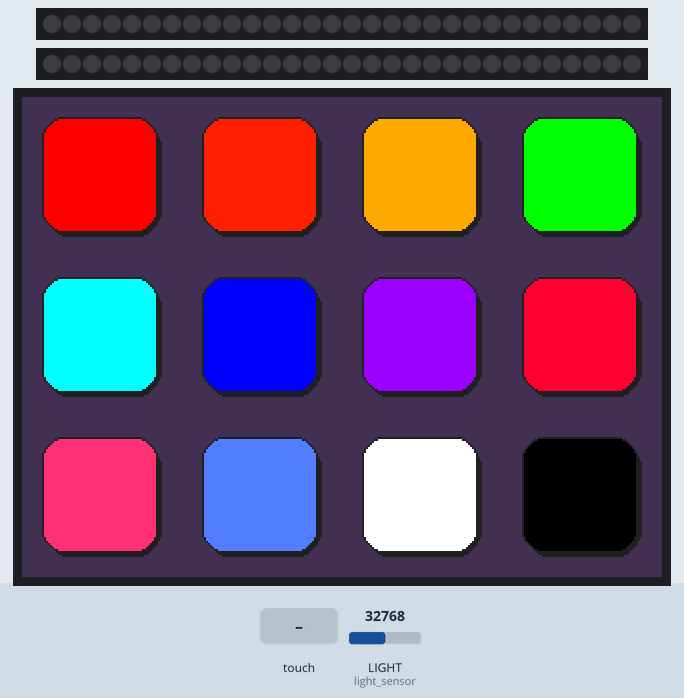
Recording of a program running on a simulated Adafruit PyPortal running CircuitPython. Shown: 2 × 30 RGB LEDs in strip order, left to right, 320×240 colour display. The inputs (shaded band) are chosen by the test bench; at power-on: LIGHT (light_sensor) = 32768 (analog values on the 0–65535 scale). Dim RGB values are drawn brighter than linear; what the program prints to the serial console is not drawn.

Above: at 1.2 s.
1.3 s: touch panel pressed at 13 % / 10 % of its raw x / y range
At 1.9 s:
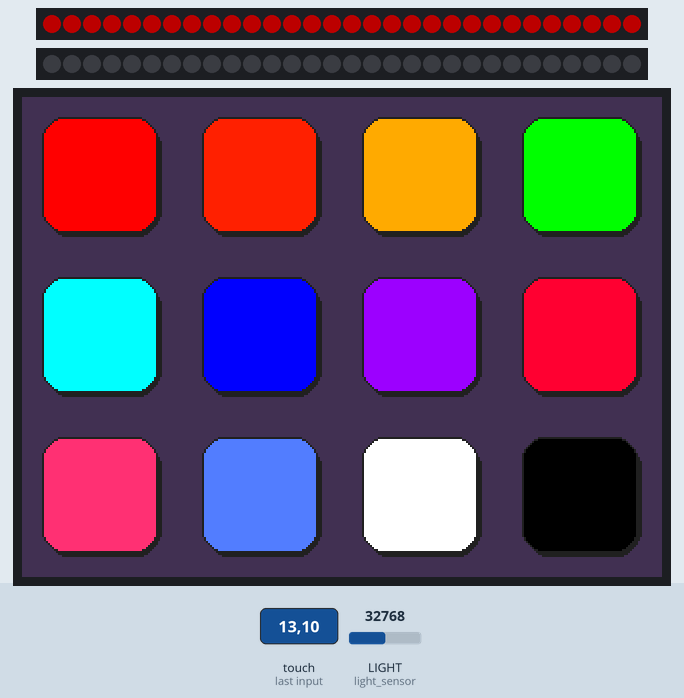
2.8 s: touch panel pressed at 62 % / 10 % of its raw x / y range
At 3.9 s:
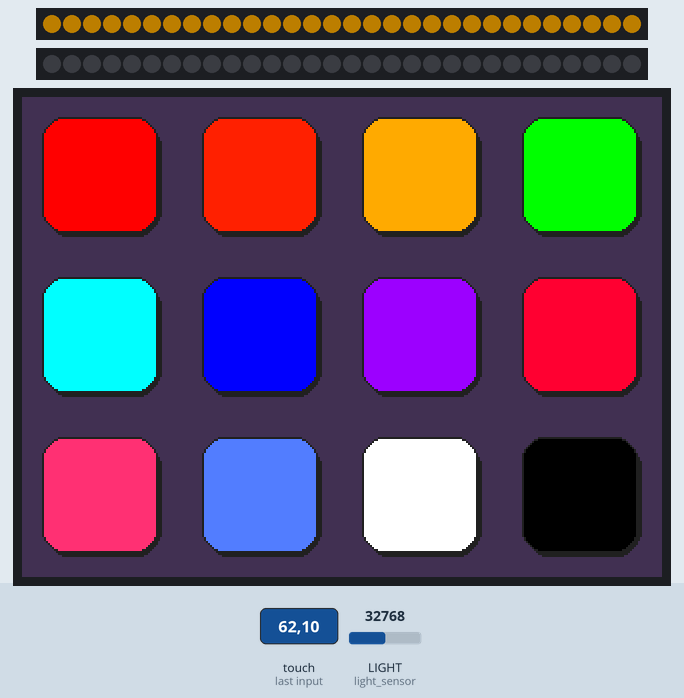
4.3 s: touch panel pressed at 87 % / 10 % of its raw x / y range
At 4.6 s:
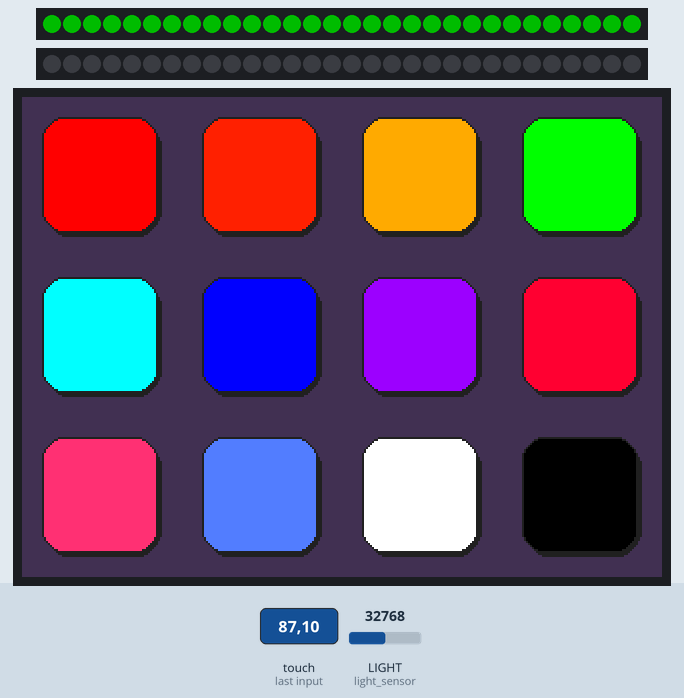
5.8 s: touch panel pressed at 13 % / 50 % of its raw x / y range
At 6.6 s:
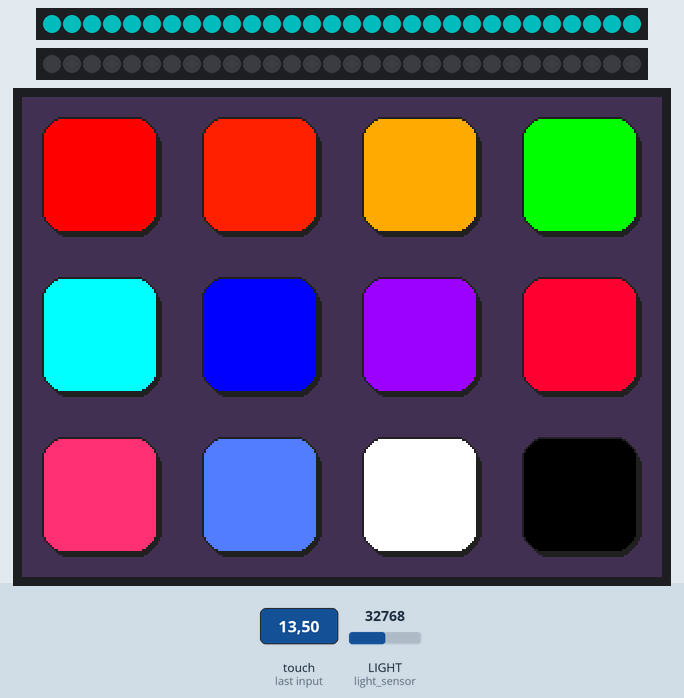
7.3 s: touch panel pressed at 38 % / 50 % of its raw x / y range
At 8.0 s:
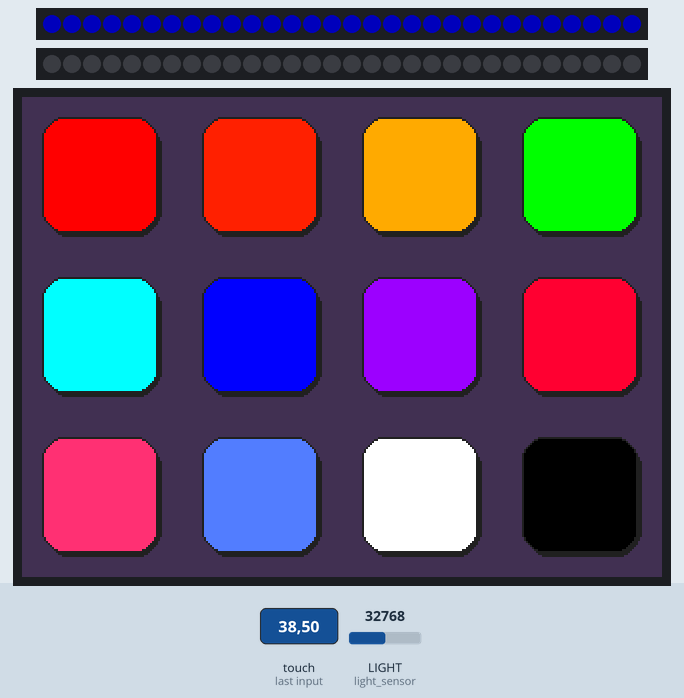
8.8 s: touch panel pressed at 62 % / 50 % of its raw x / y range
At 9.9 s:
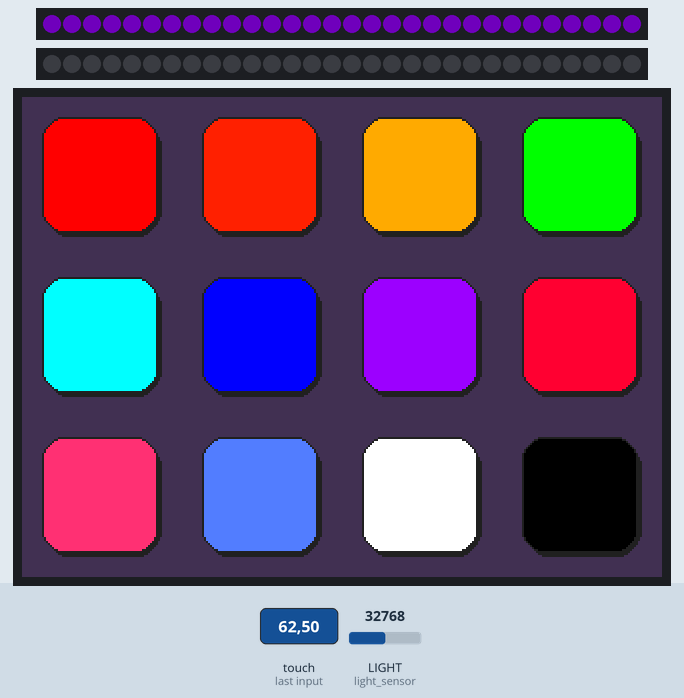
Timing chart, 0 to 11.3 s (numbered marks = the images above; inputs shaded):
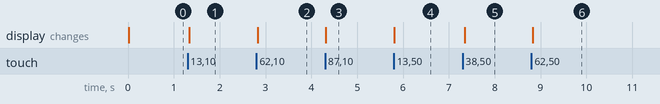

The program:

PyPortal_NeoPixel_Color_Picker.py
```python
import time
import board
from adafruit_pyportal import PyPortal
from adafruit_button import Button
import neopixel
import analogio

# Set the background color
BACKGROUND_COLOR = 0x443355

# Set the NeoPixel brightness
BRIGHTNESS = 0.3

light_sensor = analogio.AnalogIn(board.LIGHT)

strip_1 = neopixel.NeoPixel(board.D4, 30, brightness=BRIGHTNESS)
strip_2 = neopixel.NeoPixel(board.D3, 30, brightness=BRIGHTNESS)

# Turn off NeoPixels to start
strip_1.fill(0)
strip_2.fill(0)

# Setup PyPortal without networking
pyportal = PyPortal(default_bg=BACKGROUND_COLOR)

# Button colors
RED = (255, 0, 0)
ORANGE = (255, 34, 0)
YELLOW = (255, 170, 0)
GREEN = (0, 255, 0)
CYAN = (0, 255, 255)
BLUE = (0, 0, 255)
VIOLET = (153, 0, 255)
MAGENTA = (255, 0, 51)
PINK = (255, 51, 119)
AQUA = (85, 125, 255)
WHITE = (255, 255, 255)
OFF = (0, 0, 0)

spots = [
    {'label': "1", 'pos': (10, 10), 'size': (60, 60), 'color': RED},
    {'label': "2", 'pos': (90, 10), 'size': (60, 60), 'color': ORANGE},
    {'label': "3", 'pos': (170, 10), 'size': (60, 60), 'color': YELLOW},
    {'label': "4", 'pos': (250, 10), 'size': (60, 60), 'color': GREEN},
    {'label': "5", 'pos': (10, 90), 'size': (60, 60), 'color': CYAN},
    {'label': "6", 'pos': (90, 90), 'size': (60, 60), 'color': BLUE},
    {'label': "7", 'pos': (170, 90), 'size': (60, 60), 'color': VIOLET},
    {'label': "8", 'pos': (250, 90), 'size': (60, 60), 'color': MAGENTA},
    {'label': "9", 'pos': (10, 170), 'size': (60, 60), 'color': PINK},
    {'label': "10", 'pos': (90, 170), 'size': (60, 60), 'color': AQUA},
    {'label': "11", 'pos': (170, 170), 'size': (60, 60), 'color': WHITE},
    {'label': "12", 'pos': (250, 170), 'size': (60, 60), 'color': OFF}
    ]

buttons = []
for spot in spots:
    button = Button(x=spot['pos'][0], y=spot['pos'][1],
                    width=spot['size'][0], height=spot['size'][1],
                    style=Button.SHADOWROUNDRECT,
                    fill_color=spot['color'], outline_color=0x222222,
                    name=spot['label'])
    pyportal.splash.append(button.group)
    buttons.append(button)

mode = 0
mode_change = None

# Calibrate light sensor on start to deal with different lighting situations
# If the mode change isn't responding properly, reset your PyPortal to recalibrate
initial_light_value = light_sensor.value
while True:
    if light_sensor.value < (initial_light_value * 0.3) and mode_change is None:
        mode_change = "mode_change"
    if light_sensor.value > (initial_light_value * 0.5) and mode_change == "mode_change":
        mode += 1
        mode_change = None
        if mode > 2:
            mode = 0
        print(mode)
    touch = pyportal.touchscreen.touch_point
    if touch:
        for button in buttons:
            if button.contains(touch):
                print("Touched", button.name)
                if mode == 0:
                    strip_1.fill(button.fill_color)
                elif mode == 1:
                    strip_2.fill(button.fill_color)
                elif mode == 2:
                    strip_1.fill(button.fill_color)
                    strip_2.fill(button.fill_color)
                break
    time.sleep(0.05)
```
